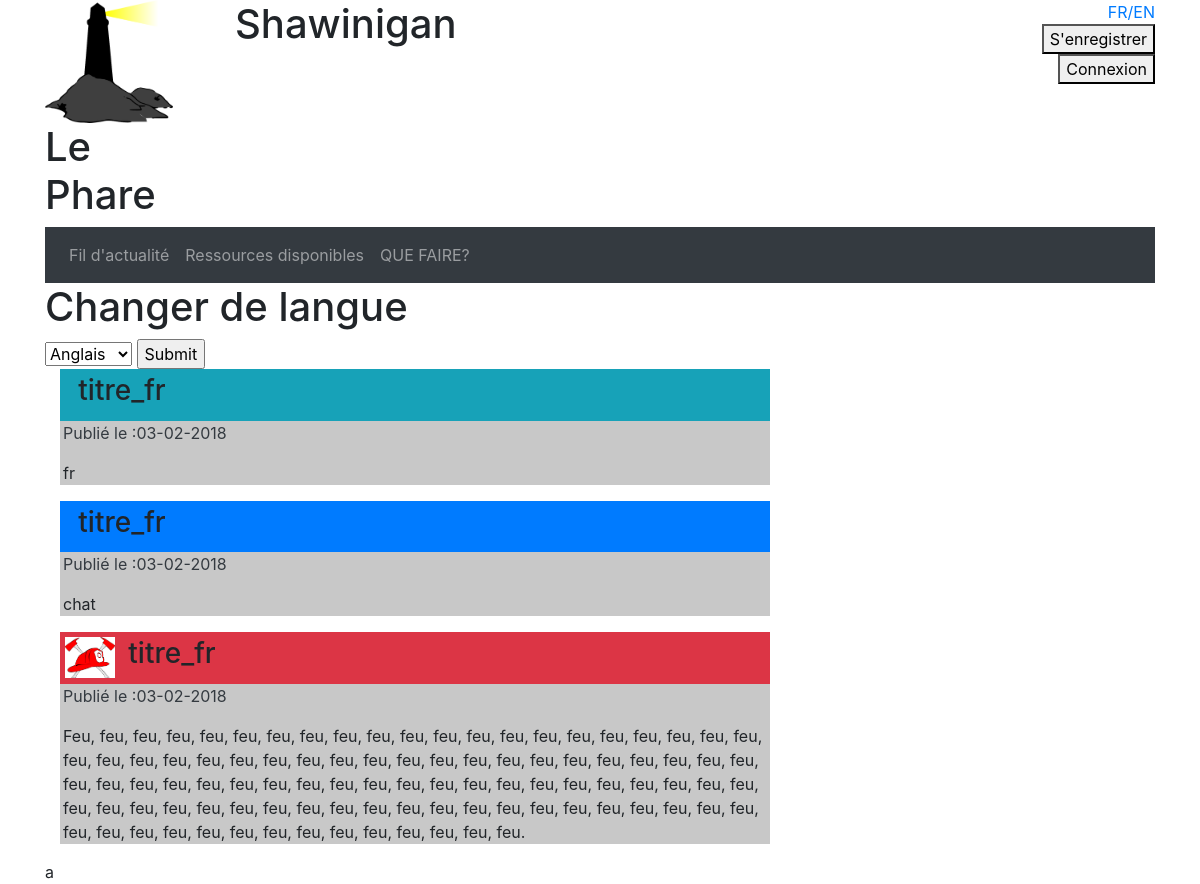
/flux/, run on the app's committed database.
### flux/models.py (models this page shows)
class Message(models.Model):
    auteur = models.CharField(max_length=18)
    horodatage = models.DateTimeField()
    titre_fr = models.CharField(max_length=20)
    titre_en = models.CharField(max_length=20)
    message_fr = models.TextField()
    message_en = models.TextField()
    type_message = models.CharField(max_length=1, choices=TYPE_MESSAGE)

### flux/views.py (the view)
# urls.py: path('', views.tous_messages, name="flux"),
def tous_messages(request):
    messages = Message.objects.order_by('-horodatage')[:10]
    context = RequestContext(request)
    context_dict = {'messages': messages, 'langue': request.LANGUAGE_CODE}
    return render_to_response('tous_messages.html', context_dict, context)

### flux/templates/tous_messages.html (shortened to what this page needs)
{% extends 'flux.html' %}
{% load i18n %}
{% load staticfiles %}
{% block content %}
	{% for message in messages %}
		<div class=row">
			<div class="col-8 message">
				<div class="message_titre
					{% if message.type_message == "u" %}
						bg-danger
					{% elif message.type_message == "n" %}
						bg-primary
					{% else %}
						bg-info
					{% endif %}
				">
					<div class="message_icone">
						<img src="
							{% if message.auteur == "pompier" %}
								{% static 'flux/images/pompiers.png' %}
							{% endif %}"
						class="img-fluid float-left"/>
					</div>
					<h3>
					{% if langue == "en-US" %}
						{{ message.titre_en }}
					{% else %}
						{{ message.titre_fr }}
					{% endif %}
					</h3>
				</div>
				<div class="message_contenu">
					<p class="text-dark">
						{% trans 'Publié le :' %}{{ message.horodatage|date:'d-m-Y'}}
					</p>
					<p>
						{% if langue == "en-US" %}
							{{ message.message_en }}
						{% else %}
							{{ message.message_fr }}
						{% endif %}
					</p>
				</div>
			</div>
		</div>
	{% endfor %}
{% endblock %}

### flux/templates/flux.html
{% extends "base.html" %}
{% load staticfiles %}
{% block stylesheets %}
	<link rel="stylesheet" href="{% static 'flux/css/flux.css' %}" type="text/css" />
{% endblock %}

### templates/base.html (shortened to what this page needs)
<!DOCTYPE html>
<html>
	{% load i18n %}
	{% load staticfiles %}
	{% get_current_language as LANGUAGE_CODE %}
	<head>
		<link rel="stylesheet" href="{% static 'css/bootstrap.min.css' %}" type = "text/css"/>
		<link rel="stylesheet" href="{% static 'css/bootstrap-grid.min.css' %}" type = "text/css"/>
		<link rel="stylesheet" href="{% static 'css/bootstrap-reboot.min.css' %}" type = "text/css"/>
		<link rel="stylesheet" href="{% static 'css/global-style.css' %}" type = "text/css"/>
		<link rel="stylesheet" href="https://maxcdn.bootstrapcdn.com/bootstrap/4.0.0/css/bootstrap.min.css">
		{% block stylesheets %}
		{% endblock %}
	</head>
	<body>
		{% include 'en_tete.html' %}
		{% include 'menu.html' %}
		<div class="container">
			{% block content %}
			{% endblock %}
		</div>
		{% include 'pied_page.html' %}
	</body>
</html>

### templates/en_tete.html (shortened to what this page needs)
<header>
    {% load i18n %}
	{% load staticfiles %}
	<div class="container">
        <div class="row">
            <div class="col-sm-2">
                <img class="img-fluid" src="{% static 'images/enTete.png' %}" alt="Icône phare" id="entete-img"/>
                <h1>Le Phare</h1>
            </div>
            <div class="col-sm-8">
                <h1>Shawinigan</h1>
            </div>
            <div class="col-sm-2" style="text-align:right">
            <form action="trans">
                <a href="">FR/EN</a>
            </form>
            <form action="">
                <button> S'enregistrer </button>
            </form>
            <form action="login">
                <button> Connexion </button>
            </form>
            </div>
        </div>
    </div>
</header>

### templates/menu.html (shortened to what this page needs)
{% load i18n %}
<div class="container">
    <nav class="navbar navbar-expand-sm bg-dark navbar-dark">
      <ul class="navbar-nav">
        <li class="nav-item">
          <a class="nav-link" href="{% url 'flux' %}">Fil d'actualité</a>
        </li>
        <li class="nav-item">
          <a class="nav-link" href=""> Ressources disponibles </a>
        </li>
        <li class="nav-item">
          <a class="nav-link" href=""> QUE FAIRE? </a>
        </li>
      </ul>
    </nav>
    <h1>{% trans "Changer de langue" %}</h1>
    <form action="/i18n/setlang/" method="post">
        <select name="language">
        {% for lang in LANGUAGES %}
            <option value="{{ lang.0 }}">{{ lang.1 }}</option>
        {% endfor %}
        </select>
        <input type="submit" />
    </form>
</div>

### templates/pied_page.html (shortened to what this page needs)
<footer>
    {% load i18n %}
	{% load staticfiles %}
	<div class="container">
        a
    </div>
</footer>

### static/css/global-style.css (style rules this page uses)
img#entete-img { width: 128px; }

### flux/static/flux/css/flux.css (style rules this page uses)
div.message { margin-bottom:15px; }
div.message_titre { padding : 5px; }
div.message_titre h3 { margin-left: 10pt; }
div.message_icone { max-width: 50px; }
div.message_titre h3 { display: inline-block; }
div.message_contenu { background-color : rgb(200, 200, 200); padding-left: 3px; }

### data on the page
Message: titre_fr "titre_fr", horodatage "03-02-2018", message_fr "fr"
Message: titre_fr "titre_fr", horodatage "03-02-2018", message_fr "chat"
Message: titre_fr "titre_fr", horodatage "03-02-2018", message_fr "Feu, feu, feu, feu, feu, feu, feu, feu, feu, feu, feu, feu, feu, feu, feu, feu, feu, feu, feu, feu, feu, feu, feu, feu, feu, feu, feu, feu, feu, feu, feu, feu, feu, feu, feu, feu, feu, feu, feu, feu, feu, feu, feu, feu, feu, feu, feu, feu, feu, feu, feu, feu, feu, feu, feu, feu, feu, feu, feu, feu, feu, feu, feu, feu, feu, feu, feu, feu, feu, feu, feu, feu, feu, feu, feu, feu, feu, feu, feu, feu, feu, feu, feu, feu, feu, feu, feu, feu, feu, feu, feu, feu, feu, feu, feu, feu, feu, feu."

### other printed values
form field language "Anglais"
